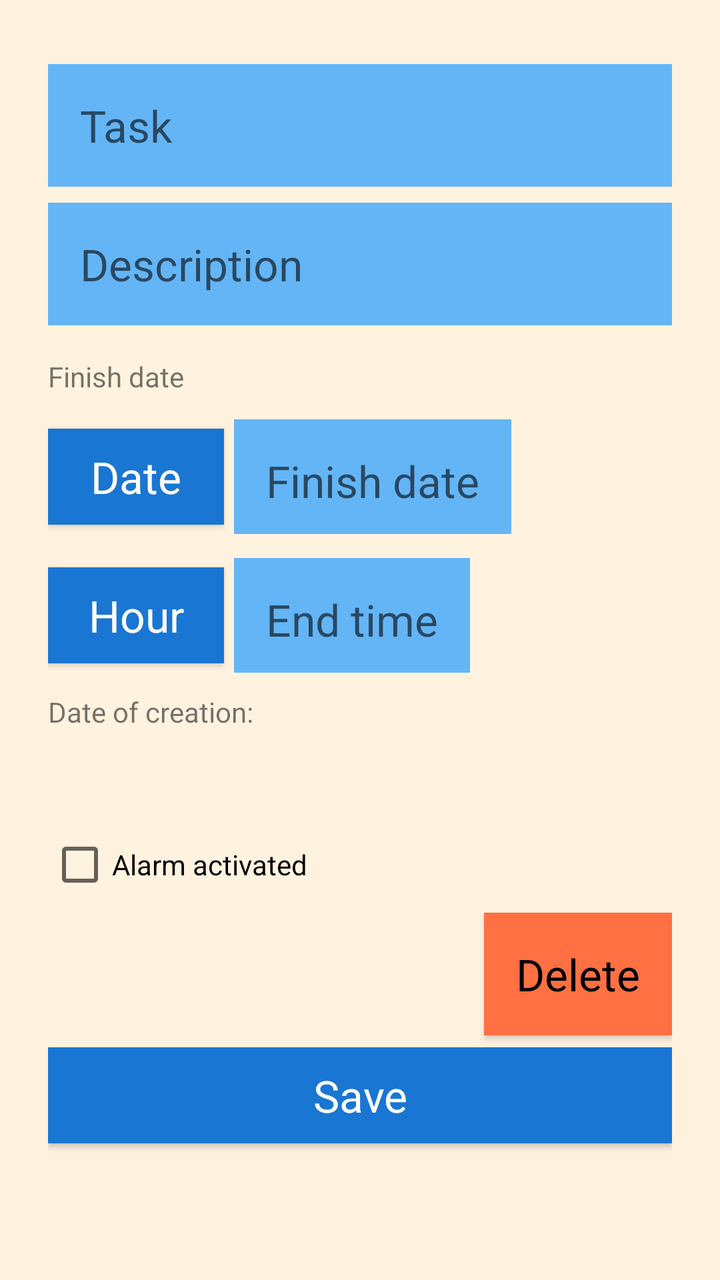
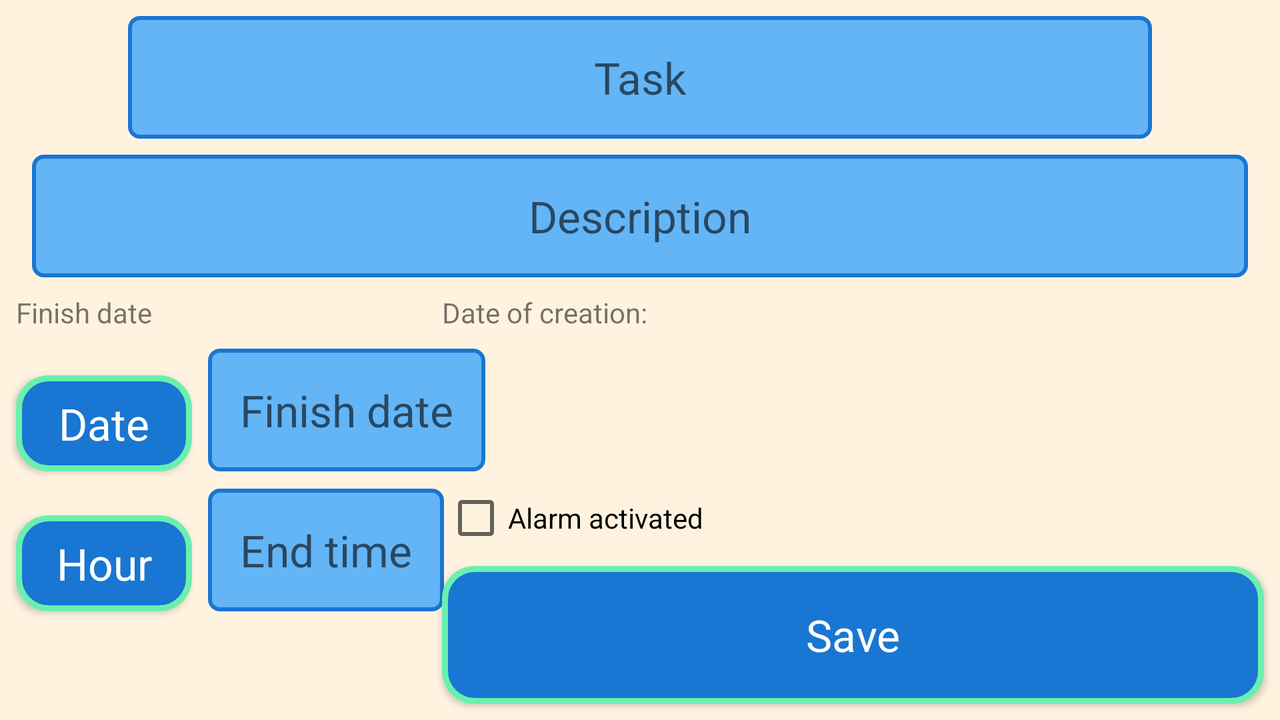

Two renders of one Android screen. The first uses the default layout on a phone; the second uses the alternative layout the repository ships for a different screen configuration, on a matching device. The two XML files are below.
<!-- AndroidManifest.xml: application theme AppTheme -->
<!-- res/layout/activity_new_tarea.xml -->
<?xml version="1.0" encoding="utf-8"?>
<LinearLayout xmlns:android="http://schemas.android.com/apk/res/android"
    android:layout_width="match_parent"
    android:layout_height="match_parent"
    android:background="@color/colorScreenBackground"
    android:orientation="vertical"
    android:padding="24dp">

    <EditText
        android:id="@+id/edit_titulo"
        style="@style/text_view_style"
        android:hint="@string/hint_tarea"
        android:inputType="textAutoComplete"
        android:autofillHints="" />

    <EditText
        android:id="@+id/edit_descripcion"
        style="@style/text_view_style"
        android:hint="@string/hint_descripcion"
        android:inputType="textAutoComplete"
        android:autofillHints="" />

    <TextView
        android:id="@+id/text_fecha_fin"
        android:layout_width="wrap_content"
        android:layout_height="wrap_content"
        android:layout_marginTop="16dp"
        android:text="@string/fecha_finalizacion" />

    <LinearLayout
        android:layout_width="wrap_content"
        android:layout_height="wrap_content"
        android:orientation="horizontal">

        <Button
            android:id="@+id/button_fecha"
            style="@style/button_view_style"
            android:text="@string/button_fecha" />

        <EditText
            android:id="@+id/fecha_fin"
            style="@style/text_view_style"
            android:layout_marginStart="5dp"
            android:hint="@string/hint_fechafin"
            android:inputType="textAutoComplete"
            android:autofillHints="" />

    </LinearLayout>

    <LinearLayout
        android:layout_width="wrap_content"
        android:layout_height="wrap_content"
        android:orientation="horizontal">

        <Button
            android:id="@+id/button_hora"
            style="@style/button_view_style"
            android:text="@string/button_hora" />

        <EditText
            android:id="@+id/hora_fin"
            style="@style/text_view_style"
            android:layout_marginStart="5dp"
            android:hint="@string/hint_horafin"
            android:inputType="textAutoComplete"
            android:autofillHints="" />

    </LinearLayout>

    <LinearLayout
        android:layout_width="wrap_content"
        android:layout_height="wrap_content"
        android:layout_marginTop="10dp"
        android:orientation="horizontal">
        <TextView
            android:id="@+id/text_fecha_creacion"
            android:layout_width="wrap_content"
            android:layout_height="wrap_content"
            android:text="@string/fecha_inicio" />
        <TextView
            android:id="@+id/fecha_creacion"
            android:layout_width="wrap_content"
            android:layout_height="wrap_content"/>
    </LinearLayout>

    <TextView
        android:id="@+id/alarmaid_text"
        android:layout_width="wrap_content"
        android:layout_height="wrap_content"
        android:visibility="invisible"/>

    <CheckBox
        android:id="@+id/finalizada"
        android:layout_width="wrap_content"
        android:layout_height="wrap_content"
        android:text="@string/text_finalizada"
        android:visibility="invisible"/>


    <CheckBox
        android:id="@+id/chalarmaactivada"
        android:layout_width="wrap_content"
        android:layout_height="wrap_content"
        android:text="@string/Alarmaactivada"/>

    <Button
        android:id="@+id/button_delete"
        style="@style/button_view_style_red"
        android:text="@string/button_delete" />

    <Button
        android:id="@+id/button_save"
        style="@style/button_view_style"
        android:text="@string/button_save" />


</LinearLayout>
<!-- resources referenced by this layout -->
<resources>
  <color name="colorScreenBackground">#fff3e0</color>
  <string name="Alarmaactivada">Alarm activated</string>
  <string name="button_delete">Delete</string>
  <string name="button_fecha">Date</string>
  <string name="button_hora">Hour</string>
  <string name="button_save">Save</string>
  <string name="fecha_finalizacion">Finish date</string>
  <string name="fecha_inicio">Date of creation:</string>
  <string name="hint_descripcion">Description</string>
  <string name="hint_fechafin">Finish date</string>
  <string name="hint_horafin">End time</string>
  <string name="hint_tarea">Task</string>
  <string name="text_finalizada">Finished</string>
  <style name="button_view_style">
          <item name="android:layout_width">match_parent</item>
          <item name="android:layout_height">wrap_content</item>
          <item name="android:textAppearance">@android:style/TextAppearance.Large</item>
          <item name="android:background">@color/colorPrimaryDark</item>
          <item name="android:layout_marginTop">6dp</item>
          <item name="android:layout_gravity">center</item>
          <item name="android:padding">6dp</item>
          <item name="android:textColor">@color/colorTextPrimary</item>
      </style>
  <style name="button_view_style_red">
          <item name="android:layout_width">wrap_content</item>
          <item name="android:layout_height">wrap_content</item>
          <item name="android:textAppearance">@android:style/TextAppearance.Large</item>
          <item name="android:background">@color/colorRed</item>
          <item name="android:layout_marginTop">8dp</item>
          <item name="android:layout_gravity">right</item>
          <item name="android:padding">16dp</item>
          <item name="android:textColor">@color/colorBlack</item>
      </style>
  <style name="text_view_style">
          <item name="android:layout_width">match_parent</item>
          <item name="android:layout_height">wrap_content</item>
          <item name="android:textAppearance">@android:style/TextAppearance.Large</item>
          <item name="android:background">@color/colorPrimaryLight</item>
          <item name="android:layout_marginTop">8dp</item>
          <item name="android:layout_gravity">center</item>
          <item name="android:padding">16dp</item>
          <item name="android:textColor">@color/colorTextPrimary</item>
      </style>
  <style name="AppTheme" parent="Theme.AppCompat.DayNight.DarkActionBar">
          
          <item name="colorPrimary">@color/colorPrimary</item>
          <item name="colorPrimaryDark">@color/colorPrimaryDark</item>
          <item name="colorAccent">@color/colorAccent</item>
      </style>
  <color name="colorPrimaryDark">#1976D2</color>
  <color name="colorTextPrimary">@android:color/white</color>
  <color name="colorRed">#FF7043</color>
  <color name="colorBlack">#000000</color>
  <color name="colorPrimaryLight">#64b5f6</color>
  <color name="colorPrimary">#2196F3</color>
  <color name="colorAccent">#69F0AE</color>
</resources>
<!-- res/layout-land/activity_new_tarea.xml (the repository's variant of the layout above) -->
<!-- drawn on the phone turned sideways -->
<?xml version="1.0" encoding="utf-8"?>
<RelativeLayout xmlns:android="http://schemas.android.com/apk/res/android"
    android:layout_width="wrap_content"
    android:layout_height="match_parent"
    android:background="@color/colorScreenBackground">

    <EditText
        android:id="@+id/edit_titulo"
        style="@style/text_view_style"
        android:layout_alignParentTop="true"
        android:layout_marginTop="8dp"
        android:autofillHints=""
        android:hint="@string/hint_tarea"
        android:layout_marginLeft="64dp"
        android:layout_marginRight="64dp"
        android:inputType="textAutoComplete"
        android:background="@drawable/redondeadotareas"
        android:textAlignment="center" />

    <EditText
        android:id="@+id/edit_descripcion"
        style="@style/text_view_style"
        android:layout_width="match_parent"
        android:layout_height="wrap_content"
        android:layout_below="@+id/edit_titulo"
        android:layout_alignParentStart="true"
        android:autofillHints=""
        android:hint="@string/hint_descripcion"
        android:layout_marginLeft="16dp"
        android:layout_marginRight="16dp"
        android:inputType="textAutoComplete"
        android:background="@drawable/redondeadotareas"
        android:textAlignment="center" />

    <TextView
        android:id="@+id/text_fecha_fin"
        android:layout_width="wrap_content"
        android:layout_height="wrap_content"
        android:layout_below="@+id/edit_descripcion"
        android:layout_marginTop="8dp"
        android:layout_marginLeft="8dp"
        android:text="@string/fecha_finalizacion" />

    <Button
        android:id="@+id/button_fecha"
        style="@style/button_view_style"
        android:layout_width="wrap_content"
        android:layout_height="wrap_content"
        android:layout_below="@+id/text_fecha_fin"
        android:layout_marginTop="22dp"
        android:layout_marginLeft="8dp"
        android:background="@drawable/redondeadoguardar"
        android:text="@string/button_fecha" />

    <EditText
        android:id="@+id/fecha_fin"
        style="@style/text_view_style"
        android:layout_width="wrap_content"
        android:layout_height="wrap_content"
        android:layout_alignBottom="@+id/button_fecha"
        android:layout_toEndOf="@+id/button_fecha"
        android:layout_marginLeft="8dp"
        android:autofillHints=""
        android:hint="@string/hint_fechafin"
        android:background="@drawable/redondeadotareas"
        android:inputType="textAutoComplete" />

    <Button
        android:id="@+id/button_hora"
        style="@style/button_view_style"
        android:layout_width="wrap_content"
        android:layout_height="wrap_content"
        android:layout_below="@+id/button_fecha"
        android:layout_marginTop="22dp"
        android:layout_marginLeft="8dp"
        android:background="@drawable/redondeadoguardar"
        android:text="@string/button_hora" />

    <EditText
        android:id="@+id/hora_fin"
        style="@style/text_view_style"
        android:layout_width="wrap_content"
        android:layout_height="wrap_content"
        android:layout_alignBottom="@+id/button_hora"
        android:layout_toEndOf="@+id/button_hora"
        android:autofillHints=""
        android:hint="@string/hint_horafin"
        android:layout_marginLeft="8dp"
        android:background="@drawable/redondeadotareas"
        android:inputType="textAutoComplete" />

    <TextView
        android:id="@+id/text_fecha_creacion"
        android:layout_width="wrap_content"
        android:layout_height="wrap_content"
        android:layout_below="@+id/edit_descripcion"
        android:layout_alignStart="@+id/button_save"
        android:layout_marginTop="8dp"
        android:text="@string/fecha_inicio" />

    <TextView
        android:id="@+id/fecha_creacion"
        android:layout_width="wrap_content"
        android:layout_height="wrap_content"
        android:layout_alignBottom="@+id/text_fecha_creacion"
        android:layout_toEndOf="@+id/text_fecha_creacion" />

    <TextView
        android:id="@+id/alarmaid_text"
        android:layout_width="wrap_content"
        android:layout_height="wrap_content"
        android:layout_below="@+id/text_fecha_creacion"
        android:visibility="invisible" />

    <CheckBox
        android:id="@+id/finalizada"
        android:layout_width="wrap_content"
        android:layout_height="wrap_content"
        android:layout_above="@+id/button_save"
        android:layout_alignStart="@+id/button_save"
        android:layout_centerHorizontal="true"
        android:layout_marginStart="1dp"
        android:layout_marginBottom="38dp"
        android:text="@string/text_finalizada"
        android:visibility="invisible" />

    <CheckBox
        android:id="@+id/chalarmaactivada"
        android:layout_width="wrap_content"
        android:layout_height="wrap_content"
        android:layout_above="@+id/button_save"
        android:layout_alignStart="@+id/finalizada"
        android:text="@string/Alarmaactivada" />

    <Button
        android:id="@+id/button_delete"
        style="@style/button_view_style_red"
        android:layout_width="219dp"
        android:layout_height="wrap_content"
        android:layout_above="@+id/button_save"
        android:layout_alignParentEnd="true"
        android:text="@string/button_delete"
        android:layout_margin="8dp"
        android:background="@drawable/redondeadoborrar"
        android:visibility="invisible" />

    <Button
        android:id="@+id/button_save"
        style="@style/button_view_style"
        android:layout_width="411dp"
        android:layout_height="69dp"
        android:layout_alignParentEnd="true"
        android:layout_alignParentBottom="true"
        android:layout_margin="8dp"
        android:background="@drawable/redondeadoguardar"
        android:text="@string/button_save" />


</RelativeLayout>
<!-- resources referenced by the variant -->
<!-- as the phone turned sideways resolves them -->
<resources>
  <color name="colorScreenBackground">#fff3e0</color>
  <!-- drawable redondeadoborrar (drawable) -->
  <?xml version="1.0" encoding="utf-8"?>
  <shape xmlns:android="http://schemas.android.com/apk/res/android"
      android:shape="rectangle">
  
      <stroke android:width="3dp"
          android:color="@color/colorRedred"/>
      <corners android:radius="15dp"/>
      <solid android:color="@color/colorRed"/>
  </shape>
  <!-- drawable redondeadoguardar (drawable) -->
  <?xml version="1.0" encoding="utf-8"?>
  <shape xmlns:android="http://schemas.android.com/apk/res/android"
      android:shape="rectangle">
  
      <stroke android:width="3dp"
          android:color="@color/colorAccent"/>
      <corners android:radius="15dp"/>
      <solid android:color="@color/colorPrimaryDark"/>
  </shape>
  <!-- drawable redondeadotareas (drawable) -->
  <?xml version="1.0" encoding="utf-8"?>
  <shape xmlns:android="http://schemas.android.com/apk/res/android"
      android:shape="rectangle">
  
      <stroke android:width="2dp"
          android:color="@color/colorPrimaryDark"/>
      <corners android:radius="5dp"/>
      <solid android:color="@color/colorPrimaryLight"/>
  </shape>
  <string name="Alarmaactivada">Alarm activated</string>
  <string name="button_delete">Delete</string>
  <string name="button_fecha">Date</string>
  <string name="button_hora">Hour</string>
  <string name="button_save">Save</string>
  <string name="fecha_finalizacion">Finish date</string>
  <string name="fecha_inicio">Date of creation:</string>
  <string name="hint_descripcion">Description</string>
  <string name="hint_fechafin">Finish date</string>
  <string name="hint_horafin">End time</string>
  <string name="hint_tarea">Task</string>
  <string name="text_finalizada">Finished</string>
  <style name="button_view_style_red">
          <item name="android:layout_width">wrap_content</item>
          <item name="android:layout_height">wrap_content</item>
          <item name="android:textAppearance">@android:style/TextAppearance.Large</item>
          <item name="android:background">@color/colorRed</item>
          <item name="android:layout_marginTop">8dp</item>
          <item name="android:layout_gravity">right</item>
          <item name="android:padding">16dp</item>
          <item name="android:textColor">@color/colorBlack</item>
      </style>
  <style name="text_view_style">
          <item name="android:layout_width">match_parent</item>
          <item name="android:layout_height">wrap_content</item>
          <item name="android:textAppearance">@android:style/TextAppearance.Large</item>
          <item name="android:background">@color/colorPrimaryLight</item>
          <item name="android:layout_marginTop">8dp</item>
          <item name="android:layout_gravity">center</item>
          <item name="android:padding">16dp</item>
          <item name="android:textColor">@color/colorTextPrimary</item>
      </style>
  <style name="AppTheme" parent="Theme.AppCompat.DayNight.DarkActionBar">
          
          <item name="colorPrimary">@color/colorPrimary</item>
          <item name="colorPrimaryDark">@color/colorPrimaryDark</item>
          <item name="colorAccent">@color/colorAccent</item>
      </style>
  <color name="colorRedred">#922B21</color>
  <color name="colorRed">#FF7043</color>
  <color name="colorAccent">#69F0AE</color>
  <color name="colorPrimaryDark">#1976D2</color>
  <color name="colorPrimaryLight">#64b5f6</color>
  <color name="colorTextPrimary">@android:color/white</color>
  <color name="colorBlack">#000000</color>
  <color name="colorPrimary">#2196F3</color>
</resources>
